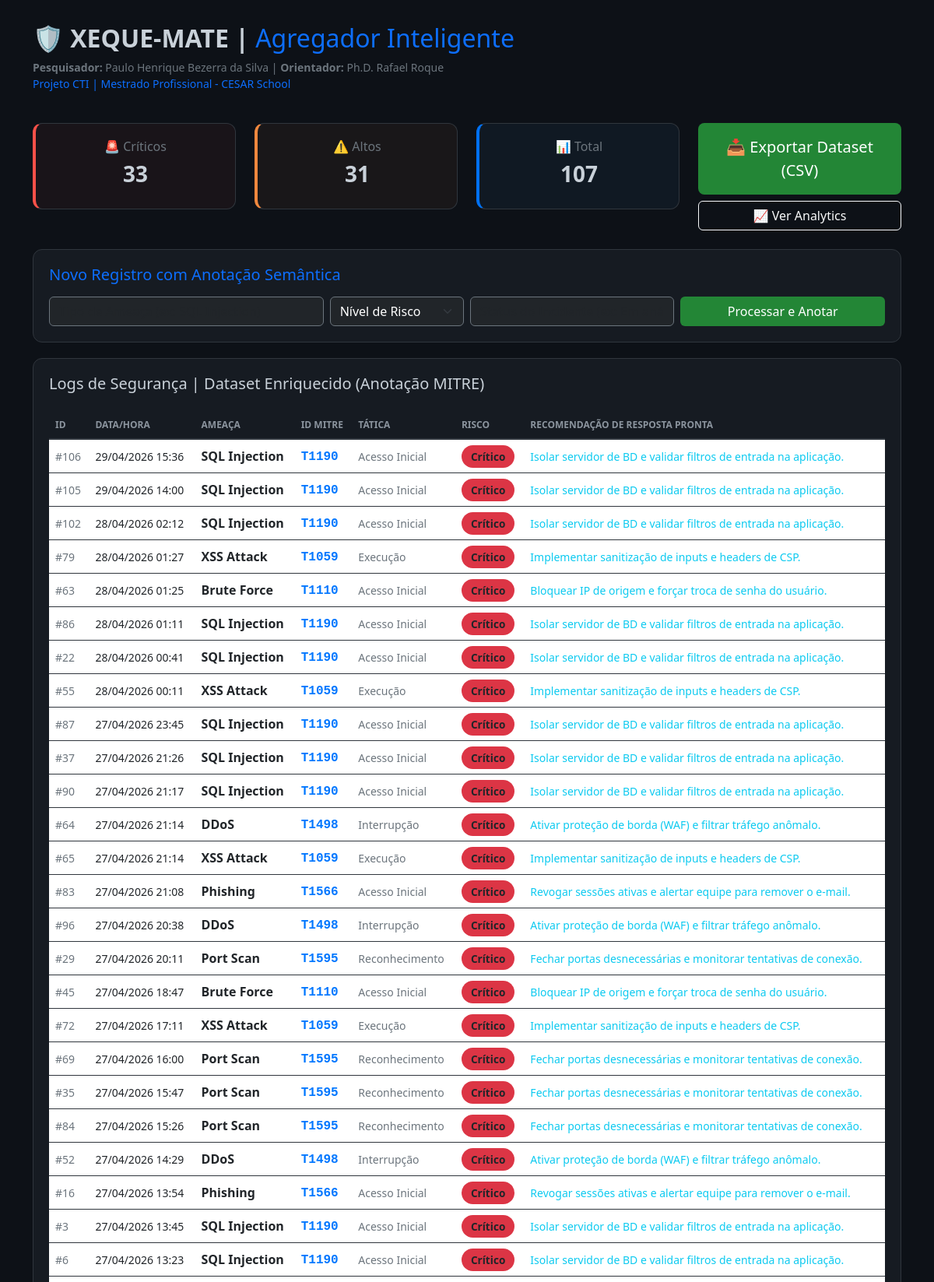
The page / (upper part) on the database its author committed.
### tables this page shows
CREATE TABLE ameacas (
        id INTEGER PRIMARY KEY AUTOINCREMENT,
        data_hora TEXT NOT NULL,
        tipo_ameaca TEXT NOT NULL,
        id_mitre TEXT,
        tatica_mitre TEXT,
        risco_impacto TEXT,
        status_incidente TEXT,
        plano_resposta TEXT
    );

### app.py (the view)
@app.route("/")
def home():
    ameacas_raw = listar_ameacas()
    ameacas = [dict(row) for row in ameacas_raw]
    stats_frequencia = {}
    for a in ameacas:
        t = a.get('tipo_ameaca')
        stats_frequencia[t] = stats_frequencia.get(t, 0) + 1
    pesos = {"Crítico": 3, "Alto": 2, "Médio": 1, "Baixo": 0}
    ameacas_ordenadas = sorted(ameacas, key=lambda x: pesos.get(x.get('risco_impacto'), 0), reverse=True)
    risco_predominante = {}
    for a in ameacas:
        tipo, risco = a.get('tipo_ameaca'), a.get('risco_impacto')
        if tipo not in risco_predominante: risco_predominante[tipo] = []
        risco_predominante[tipo].append(risco)
    previsoes = {tipo: max(set(ls), key=ls.count) for tipo, ls in risco_predominante.items() if ls}
    return render_template(
        "index.html",
        lista_ameacas=ameacas_ordenadas,
        criticos=len([a for a in ameacas if a.get('risco_impacto') == 'Crítico']),
        altos=len([a for a in ameacas if a.get('risco_impacto') == 'Alto']),
        total=len(ameacas),
        sugestoes=previsoes,
        stats=stats_frequencia  # Enviando os números de cada ameaça
    )

### database.py (called while the page is built)
def get_db_connection():
    conn = sqlite3.connect(DB_PATH)
    conn.row_factory = sqlite3.Row
    return conn

def listar_ameacas():
    conn = get_db_connection()
    cursor = conn.cursor()
    cursor.execute('SELECT * FROM ameacas ORDER BY data_hora DESC')
    ameacas = cursor.fetchall()
    conn.close()
    return ameacas

### templates/index.html (shortened to what this page needs)
<!DOCTYPE html>
<html lang="pt-br">
<head>
    <link rel="stylesheet" href="https://cdn.jsdelivr.net/npm/bootstrap@5.3.0/dist/css/bootstrap.min.css">
</head>
<body>
<div class="container">
    <div class="d-flex justify-content-between align-items-center mb-4">
        <div>
            <h2 class="fw-bold">🛡️ XEQUE-MATE | <span class="text-primary" style="font-weight: 300;">Agregador Inteligente</span></h2>
            <p class="text-secondary small">
                <strong>Pesquisador:</strong> Paulo Henrique Bezerra da Silva |
                <strong>Orientador:</strong> Ph.D. Rafael Roque <br>
                <span class="text-primary">Projeto CTI | Mestrado Profissional - CESAR School</span>
            </p>
        </div>
    </div>
    <div class="row text-center mb-4">
        <div class="col-md-3">
            <div class="card-custom stat-card stat-critico">
                <h6 class="text-secondary">🚨 Críticos</h6>
                <h3 class="fw-bold">{{ criticos }}</h3>
            </div>
        </div>
        <div class="col-md-3">
            <div class="card-custom stat-card stat-alto">
                <h6 class="text-secondary">⚠️ Altos</h6>
                <h3 class="fw-bold">{{ altos }}</h3>
            </div>
        </div>
        <div class="col-md-3">
            <div class="card-custom stat-card stat-total">
                <h6 class="text-secondary">📊 Total</h6>
                <h3 class="fw-bold">{{ total }}</h3>
            </div>
        </div>
        <div class="col-md-3">
            <div class="d-grid gap-2">
                <a href="/exportar" class="btn btn-success btn-lg py-3">📥 Exportar Dataset (CSV)</a>
                <a href="/analytics" class="btn btn-outline-light">📈 Ver Analytics</a>
            </div>
        </div>
    </div>
<div class="card-custom">
    <h5 class="mb-3 text-primary">Novo Registro com Anotação Semântica</h5>
    <form action="/add" method="POST" class="row g-2">
        <div class="col-md-4">
            <input list="lista-sugestoes" name="tipo" id="input-tipo"
                   class="form-control bg-dark text-white border-secondary"
                   placeholder="Tipo de Ameaça (ex: SQL Injection)" required>
        </div>
        <div class="col-md-2">
            <select name="risco" id="select-risco" class="form-select bg-dark text-white border-secondary" required>
                <option value="" disabled selected>Nível de Risco</option>
            </select>
        </div>
        <div class="col-md-3">
            <input type="text" name="status"
                   class="form-control bg-dark text-white border-secondary"
                   placeholder="Status do Incidente (ex: Em análise)">
        </div>
        <div class="col-md-3 d-grid">
            <button type="submit" class="btn btn-success">Processar e Anotar</button>
        </div>
    </form>
</div>
    <div class="card-custom">
        <h5 class="mb-4">Logs de Segurança | Dataset Enriquecido (Anotação MITRE)</h5>
        <div class="table-responsive">
            <table class="table table-hover">
                <thead>
                    <tr>
                        <th>ID</th>
                        <th>DATA/HORA</th>
                        <th>AMEAÇA</th>
                        <th>ID MITRE</th>
                        <th>TÁTICA</th>
                        <th>RISCO</th>
                        <th>RECOMENDAÇÃO DE RESPOSTA PRONTA</th>
                    </tr>
                </thead>
                <tbody>
                    {% for ameaca in lista_ameacas %}
                    <tr>
                        <td class="text-secondary small">#{{ ameaca.id }}</td>
                        <td class="small">{{ ameaca.data_hora }}</td>
                        <td class="fw-bold">{{ ameaca.tipo_ameaca }}</td>
                        <td><span class="mitre-tag">{{ ameaca.id_mitre }}</span></td>
                        <td class="small text-secondary">{{ ameaca.tatica_mitre }}</td>
                        <td>
                            <span class="status-badge
                                {% if ameaca.risco_impacto == 'Crítico' %} bg-danger
                                {% elif ameaca.risco_impacto == 'Alto' %} bg-warning text-dark
                                {% elif ameaca.risco_impacto == 'Médio' %} bg-info text-dark
                                {% else %} bg-secondary {% endif %}">
                                {{ ameaca.risco_impacto }}
                            </span>
                        </td>
                        <td class="small italic text-info">{{ ameaca.plano_resposta }}</td>
                    </tr>
                    {% endfor %}
                </tbody>
            </table>
        </div>
    </div>
</div>
</body>
</html>

### templates/index.html (style rules this page uses)
body { background-color: #0d1117; color: #c9d1d9; font-family: 'Segoe UI', Tahoma, Geneva, Verdana, sans-serif; }
.container { margin-top: 30px; }
.card-custom { background: #161b22; border: 1px solid #30363d; border-radius: 12px; padding: 20px; margin-bottom: 20px; }
.status-badge { border-radius: 20px; padding: 5px 12px; font-size: 0.85rem; font-weight: 600; }
.table { color: #c9d1d9; border-color: #30363d; vertical-align: middle; }
.table thead th { background-color: #161b22; color: #8b949e; border-bottom: 2px solid #30363d; text-transform: uppercase; font-size: 0.75rem; }
.stat-card { border-left: 4px solid; }
.stat-critico { border-left-color: #f85149; background: rgba(248, 81, 73, 0.05); }
.stat-alto { border-left-color: #f0883e; background: rgba(240, 136, 62, 0.05); }
.stat-total { border-left-color: #0071f3; background: rgba(88, 166, 255, 0.05); }
.btn-success { background-color: #238636; border: none; }
.mitre-tag { color: #0077ff; font-family: monospace; font-weight: bold; }

### rows shown on the page
ameacas: id "106", data_hora "29/04/2026 15:36", tipo_ameaca "SQL Injection", id_mitre "T1190", tatica_mitre "Acesso Inicial", risco_impacto "Crítico", plano_resposta "Isolar servidor de BD e validar filtros de entrada na aplicação."
ameacas: id "105", data_hora "29/04/2026 14:00", tipo_ameaca "SQL Injection", id_mitre "T1190", tatica_mitre "Acesso Inicial", risco_impacto "Crítico", plano_resposta "Isolar servidor de BD e validar filtros de entrada na aplicação."
ameacas: id "102", data_hora "28/04/2026 02:12", tipo_ameaca "SQL Injection", id_mitre "T1190", tatica_mitre "Acesso Inicial", risco_impacto "Crítico", plano_resposta "Isolar servidor de BD e validar filtros de entrada na aplicação."
ameacas: id "79", data_hora "28/04/2026 01:27", tipo_ameaca "XSS Attack", id_mitre "T1059", tatica_mitre "Execução", risco_impacto "Crítico", plano_resposta "Implementar sanitização de inputs e headers de CSP."
ameacas: id "63", data_hora "28/04/2026 01:25", tipo_ameaca "Brute Force", id_mitre "T1110", tatica_mitre "Acesso Inicial", risco_impacto "Crítico", plano_resposta "Bloquear IP de origem e forçar troca de senha do usuário."
ameacas: id "86", data_hora "28/04/2026 01:11", tipo_ameaca "SQL Injection", id_mitre "T1190", tatica_mitre "Acesso Inicial", risco_impacto "Crítico", plano_resposta "Isolar servidor de BD e validar filtros de entrada na aplicação."
ameacas: id "22", data_hora "28/04/2026 00:41", tipo_ameaca "SQL Injection", id_mitre "T1190", tatica_mitre "Acesso Inicial", risco_impacto "Crítico", plano_resposta "Isolar servidor de BD e validar filtros de entrada na aplicação."
ameacas: id "55", data_hora "28/04/2026 00:11", tipo_ameaca "XSS Attack", id_mitre "T1059", tatica_mitre "Execução", risco_impacto "Crítico", plano_resposta "Implementar sanitização de inputs e headers de CSP."
ameacas: id "87", data_hora "27/04/2026 23:45", tipo_ameaca "SQL Injection", id_mitre "T1190", tatica_mitre "Acesso Inicial", risco_impacto "Crítico", plano_resposta "Isolar servidor de BD e validar filtros de entrada na aplicação."
ameacas: id "37", data_hora "27/04/2026 21:26", tipo_ameaca "SQL Injection", id_mitre "T1190", tatica_mitre "Acesso Inicial", risco_impacto "Crítico", plano_resposta "Isolar servidor de BD e validar filtros de entrada na aplicação."
ameacas: id "90", data_hora "27/04/2026 21:17", tipo_ameaca "SQL Injection", id_mitre "T1190", tatica_mitre "Acesso Inicial", risco_impacto "Crítico", plano_resposta "Isolar servidor de BD e validar filtros de entrada na aplicação."
ameacas: id "64", data_hora "27/04/2026 21:14", tipo_ameaca "DDoS", id_mitre "T1498", tatica_mitre "Interrupção", risco_impacto "Crítico", plano_resposta "Ativar proteção de borda (WAF) e filtrar tráfego anômalo."
ameacas: id "65", data_hora "27/04/2026 21:14", tipo_ameaca "XSS Attack", id_mitre "T1059", tatica_mitre "Execução", risco_impacto "Crítico", plano_resposta "Implementar sanitização de inputs e headers de CSP."
ameacas: id "83", data_hora "27/04/2026 21:08", tipo_ameaca "Phishing", id_mitre "T1566", tatica_mitre "Acesso Inicial", risco_impacto "Crítico", plano_resposta "Revogar sessões ativas e alertar equipe para remover o e-mail."
ameacas: id "96", data_hora "27/04/2026 20:38", tipo_ameaca "DDoS", id_mitre "T1498", tatica_mitre "Interrupção", risco_impacto "Crítico", plano_resposta "Ativar proteção de borda (WAF) e filtrar tráfego anômalo."
ameacas: id "29", data_hora "27/04/2026 20:11", tipo_ameaca "Port Scan", id_mitre "T1595", tatica_mitre "Reconhecimento", risco_impacto "Crítico", plano_resposta "Fechar portas desnecessárias e monitorar tentativas de conexão."
ameacas: id "45", data_hora "27/04/2026 18:47", tipo_ameaca "Brute Force", id_mitre "T1110", tatica_mitre "Acesso Inicial", risco_impacto "Crítico", plano_resposta "Bloquear IP de origem e forçar troca de senha do usuário."
ameacas: id "72", data_hora "27/04/2026 17:11", tipo_ameaca "XSS Attack", id_mitre "T1059", tatica_mitre "Execução", risco_impacto "Crítico", plano_resposta "Implementar sanitização de inputs e headers de CSP."
ameacas: id "69", data_hora "27/04/2026 16:00", tipo_ameaca "Port Scan", id_mitre "T1595", tatica_mitre "Reconhecimento", risco_impacto "Crítico", plano_resposta "Fechar portas desnecessárias e monitorar tentativas de conexão."
ameacas: id "35", data_hora "27/04/2026 15:47", tipo_ameaca "Port Scan", id_mitre "T1595", tatica_mitre "Reconhecimento", risco_impacto "Crítico", plano_resposta "Fechar portas desnecessárias e monitorar tentativas de conexão."
ameacas: id "84", data_hora "27/04/2026 15:26", tipo_ameaca "Port Scan", id_mitre "T1595", tatica_mitre "Reconhecimento", risco_impacto "Crítico", plano_resposta "Fechar portas desnecessárias e monitorar tentativas de conexão."
ameacas: id "52", data_hora "27/04/2026 14:29", tipo_ameaca "DDoS", id_mitre "T1498", tatica_mitre "Interrupção", risco_impacto "Crítico", plano_resposta "Ativar proteção de borda (WAF) e filtrar tráfego anômalo."
ameacas: id "16", data_hora "27/04/2026 13:54", tipo_ameaca "Phishing", id_mitre "T1566", tatica_mitre "Acesso Inicial", risco_impacto "Crítico", plano_resposta "Revogar sessões ativas e alertar equipe para remover o e-mail."
ameacas: id "3", data_hora "27/04/2026 13:45", tipo_ameaca "SQL Injection", id_mitre "T1190", tatica_mitre "Acesso Inicial", risco_impacto "Crítico", plano_resposta "Isolar servidor de BD e validar filtros de entrada na aplicação."
ameacas: id "6", data_hora "27/04/2026 13:23", tipo_ameaca "SQL Injection", id_mitre "T1190", tatica_mitre "Acesso Inicial", risco_impacto "Crítico", plano_resposta "Isolar servidor de BD e validar filtros de entrada na aplicação."

### other values the page prints
{{ criticos }} "33"
{{ altos }} "31"
{{ total }} "107"
